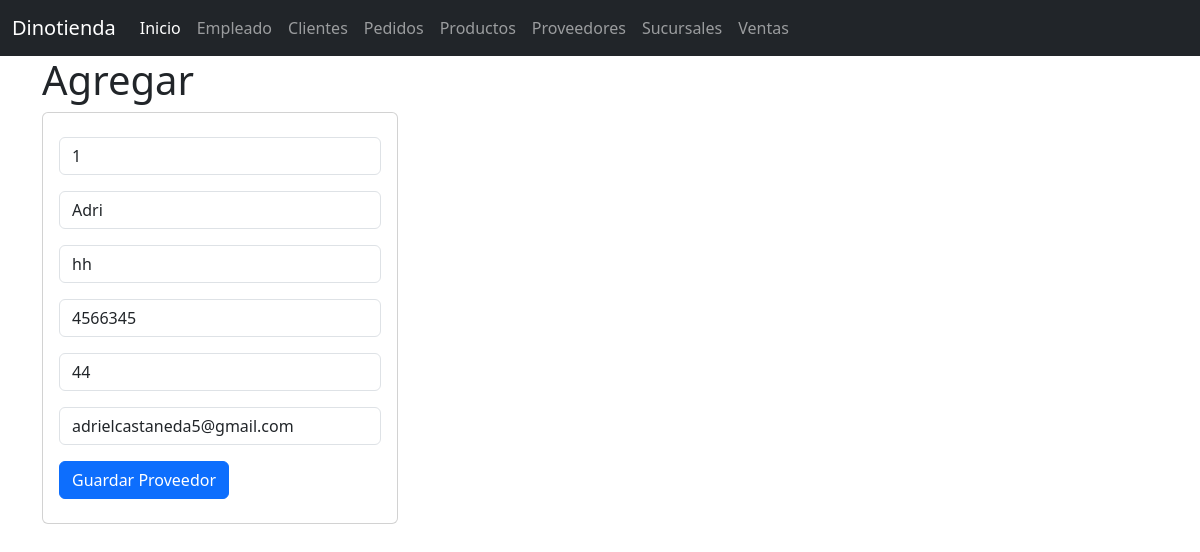
Screenshot of /seleccionarProveedores/1 with the database file from the repository.
### proveedores_app/models.py (models this page shows, shortened)
class Proveedores(models.Model):
    id_prov=models.CharField(primary_key=True,max_length=50)
    nombre=models.CharField(max_length=30)
    ubicacion=models.CharField(max_length=30)
    telefono=models.CharField(max_length=20)
    hora=models.CharField(max_length=20)
    email=models.CharField(max_length=50)

### proveedores_app/views.py (the view)
# urls.py: path("seleccionarProveedores/<id_prov>",views.seleccionarProveedores,name="seleccionarProveedores"),
def seleccionarProveedores(request,id_prov):
    Prov=Proveedores.objects.get(id_prov=id_prov)
    return render(request,"editarProveedores.html",{'misproveedores':Prov})

### proveedores_app/templates/editarProveedores.html
{% extends "base.html" %}
{% block cuerpo %}
  <div class="row">
   <div class="col-sm-12 col-md-4 col-lg-4 col-xl-4">
     <h1>Agregar</h1>
     <div class="card">
      <div class="card-body">
        <form action="/editarProveedores/" method="POST">{% csrf_token %}
          <div class="form-group py-2">
            <input type="text" id="txtid" name="txtid" class="form-control"
            placeholder="ID_Proveedor" value="{{misproveedores.id_prov}}" minlength="1"  maxlength="6" required readonly>
          </div>
          <div class="form-group py-2">
            <input type="text" id="txtnombre" name="txtnombre" class="form-control"
            placeholder="Nombre Proveedor" value="{{misproveedores.nombre}}" minlength="1"  maxlength="100" required>
          </div>
          <div class="form-group py-2">
            <input type="text" id="txtubi" name="txtubi" class="form-control"
            placeholder="Ubicacion" value="{{misproveedores.ubicacion}}" minlength="1" maxlength="100"  equired>
          </div>
          <div class="form-group py-2">
            <input type="text" id="txttel" name="txttel" class="form-control"
            placeholder="Telefono" value="{{misproveedores.telefono}}" minlength="1" maxlength="100"  equired>
          </div>
          <div class="form-group py-2">
            <input type="text" id="txthora" name="txthora" class="form-control"
            placeholder="Horario" value="{{misproveedores.hora}}" minlength="1" maxlength="100"  equired>
          </div>
          <div class="form-group py-2">
            <input type="text" id="txtemail" name="txtemail" class="form-control"
            placeholder="Email" minlength="1" value="{{misproveedores.email}}" maxlength="100"  equired>
          </div>
          <div class="form-group py-2">
            <button type="submit" class="btn btn-primary">Guardar Proveedor</button>
          </div>
        </form>
      </div>
    </div>
   </div>
   {% endblock %}

### rows the page displays
Proveedores: txtid "1", txtnombre "Adri", txtubi "hh", txttel "4566345", txthora "44", txtemail "adrielcastaneda5@gmail.com"
